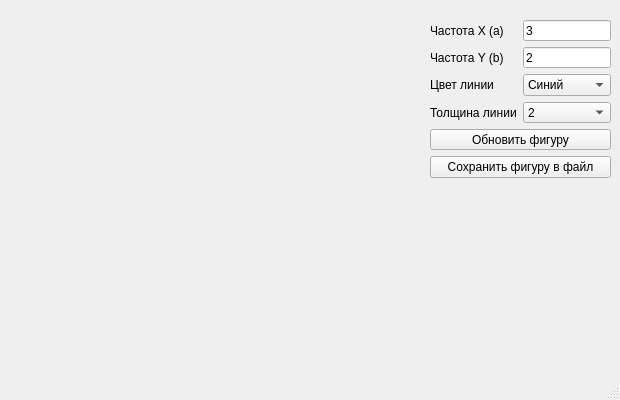
<?xml version="1.0" encoding="UTF-8"?>
<ui version="4.0">
 <class>MainWindow</class>
 <widget class="QMainWindow" name="MainWindow">
  <property name="geometry">
   <rect>
    <x>0</x>
    <y>0</y>
    <width>620</width>
    <height>400</height>
   </rect>
  </property>
  <property name="windowTitle">
   <string>MainWindow</string>
  </property>
  <widget class="QWidget" name="centralwidget">
   <widget class="QWidget" name="layoutWidget">
    <property name="geometry">
     <rect>
      <x>430</x>
      <y>20</y>
      <width>181</width>
      <height>158</height>
     </rect>
    </property>
    <layout class="QFormLayout" name="formLayout">
     <item row="0" column="1">
      <widget class="QLineEdit" name="freq_y_lineedit">
       <property name="text">
        <string>3</string>
       </property>
      </widget>
     </item>
     <item row="1" column="0">
      <widget class="QLabel" name="label_2">
       <property name="text">
        <string>Частота Y (b)</string>
       </property>
      </widget>
     </item>
     <item row="1" column="1">
      <widget class="QLineEdit" name="freq_x_lineedit">
       <property name="text">
        <string>2</string>
       </property>
      </widget>
     </item>
     <item row="2" column="0">
      <widget class="QLabel" name="label_3">
       <property name="text">
        <string>Цвет линии</string>
       </property>
      </widget>
     </item>
     <item row="2" column="1">
      <widget class="QComboBox" name="color_combobox">
       <item>
        <property name="text">
         <string>Синий</string>
        </property>
       </item>
       <item>
        <property name="text">
         <string>Зелёный</string>
        </property>
       </item>
       <item>
        <property name="text">
         <string>Красный</string>
        </property>
       </item>
       <item>
        <property name="text">
         <string>Жёлтый</string>
        </property>
       </item>
      </widget>
     </item>
     <item row="3" column="0">
      <widget class="QLabel" name="label_4">
       <property name="text">
        <string>Толщина линии</string>
       </property>
      </widget>
     </item>
     <item row="3" column="1">
      <widget class="QComboBox" name="width_combobox">
       <item>
        <property name="text">
         <string>2</string>
        </property>
       </item>
       <item>
        <property name="text">
         <string>2</string>
        </property>
       </item>
       <item>
        <property name="text">
         <string>3</string>
        </property>
       </item>
       <item>
        <property name="text">
         <string>4</string>
        </property>
       </item>
      </widget>
     </item>
     <item row="4" column="0" colspan="2">
      <widget class="QPushButton" name="plot_button">
       <property name="text">
        <string>Обновить фигуру</string>
       </property>
      </widget>
     </item>
     <item row="5" column="0" colspan="2">
      <widget class="QPushButton" name="save_button">
       <property name="text">
        <string>Сохранить фигуру в файл</string>
       </property>
      </widget>
     </item>
     <item row="0" column="0">
      <widget class="QLabel" name="label">
       <property name="text">
        <string>Частота X (a)</string>
       </property>
      </widget>
     </item>
    </layout>
   </widget>
  </widget>
  <widget class="QMenuBar" name="menubar">
   <property name="geometry">
    <rect>
     <x>0</x>
     <y>0</y>
     <width>620</width>
     <height>21</height>
    </rect>
   </property>
  </widget>
  <widget class="QStatusBar" name="statusbar"/>
 </widget>
 <resources/>
 <connections/>
</ui>
